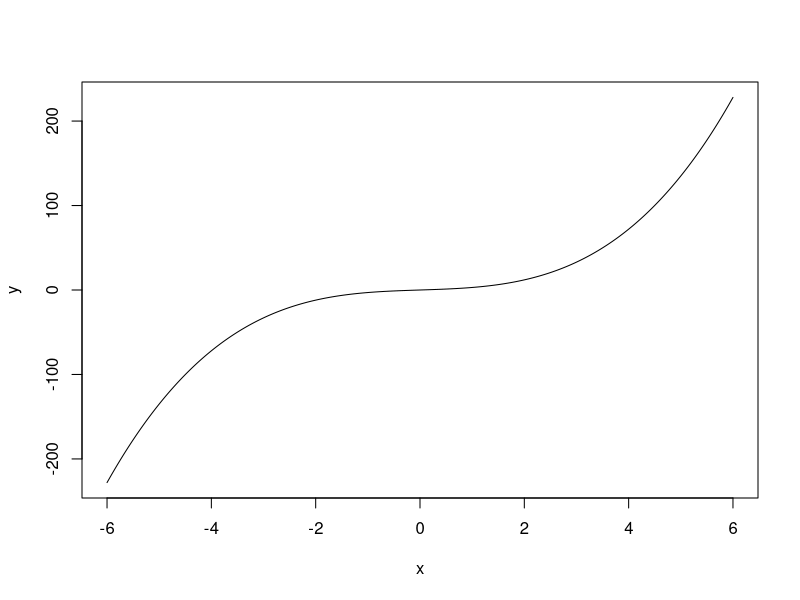

The R script that drew this image:
# while loop + if else

j <- 0
k <- 0
# Extend/adapt thw hile loop
while (j < 5 & k <5) {
  a <- sample(c("Head", "Tail"), size = 1)
  b <- sample(c("Head", "Tail"), size = 1)
  print(paste("Tome chooses", a, "and John chooses", b))
  if (a==b) {
    print("Tome wins!")
    j <- j + 1
  } else {
    print("John wins!")
    k <- k + 1
  }
}
print(paste("Tom won", j, "times and John won", k, "times."))

# for loop

# for loop is used to repeat a block of code in the loop as many times as specified


# syntax

# for (var in sequence) {
# statement
# }

# Sequence is a vector. In each iteration, var takes on a value of sequence in order in each round
# and statement is evaluated

Econ5495 <- c("Zaur", "Rob", "Louis", "Tim", "Hanli", "Chris", "Jieun", "Xizi", "Busra", "Jinsoon", "Xuanye", "Chaoyuan", "Yiyan", "Rui", "Tyler", "Kenn", "Alexandra", "Di", "Zhonghui", "Lindsay")

for (i in Econ5495) {
  print(paste("hello", i))
}

for (i in 1:length(Econ5495)) {
  print(paste("Hello", Econ5495[i]))
}

# break statement:
# break is used inside a loop (for, while) to stop the iterations and get out of the loop

x <- seq(-6, 6, by=0.01)
y <- x^3 + 2*x
plot(x, y, type="l")

x <- 5

for (i in 1:1000) {
  x[i+1] <- x[i] - (x[i]^3 + 2*x[i])/(3*x[i]^2 + 2)
  print(i)
  if (abs(x[i+1] - x[i]) < 0.0001) {
    break
  }
}
print(paste("The solution to the equation x^3 + 2*x = 0 is x=", x[i]))

# Next statement
# A next statement is useful when we want to skip the current iteration of a loop without
# terminating it. On encountering next, the R skips further evaluation and starts
# next iteration of the loop.

Econ5495 <- c("Zaur", "Rob", "Louis", "Tim", "Hanli", "Chris", "Jieun", "Xizi", "Busra", "Jinsoon", "Xuanye", "Chaoyuan", "Yiyan", "Rui", "Tyler", "Kenn", "Alexandra", "Di", "Zhonghui", "Lindsay")
Econ5495.boy <- c("Zaur", "Rob", "Louis", "Tim", "Chris", "Xizi", "Jinsoon", "Chaoyuan", "Tyler", "Kenn")
Econ5495.girl <- NULL

for (i in 1:length(Econ5495)) {
  if (Econ5495[i] %in% Econ5495.boy) {
    next
  }
  Econ5495.girl <- paste(Econ5495.girl, Econ5495[i])
}

print(paste("Girls in Econ 5495 are", Econ5495.girl))

# for loop in a matrix
# We can employ a for loop inside a for loop

# syntax
# for (var1 in sequence 1) {
#   for (var2 in sequence 2) {
#     statement
#   }
# }

oil.shock <- rnorm(10, 0, 1)
state.characteristic <- runif(5, -1, 1)

Economy <- matrix(rep(NA, 100), 10, 5)
rownames(Economy) <- 2000:2009
colnames(Economy) <- state.abb[1:5]

for (i in 1:length(oil.shock)) {
  for (j in 1:length(state.characteristic)) {
    Economy[i,j] <- as.numeric(oil.shock[i]*state.characteristic[j] > 0)
  }
}

Economy

# Alternative way to for loop: matrix operation

oil.shock.mat <- matrix(rep(oil.shock, 5), 10, 5)
state.characteristic.mat <- matrix(rep(state.characteristic, 10), 10, 5, byrow=TRUE)

Economy1 <- (oil.shock.mat*state.characteristic.mat > 0)*1
rownames(Economy1) <- 2000:2009
colnames(Economy1) <- state.abb[1:5]

Economy1